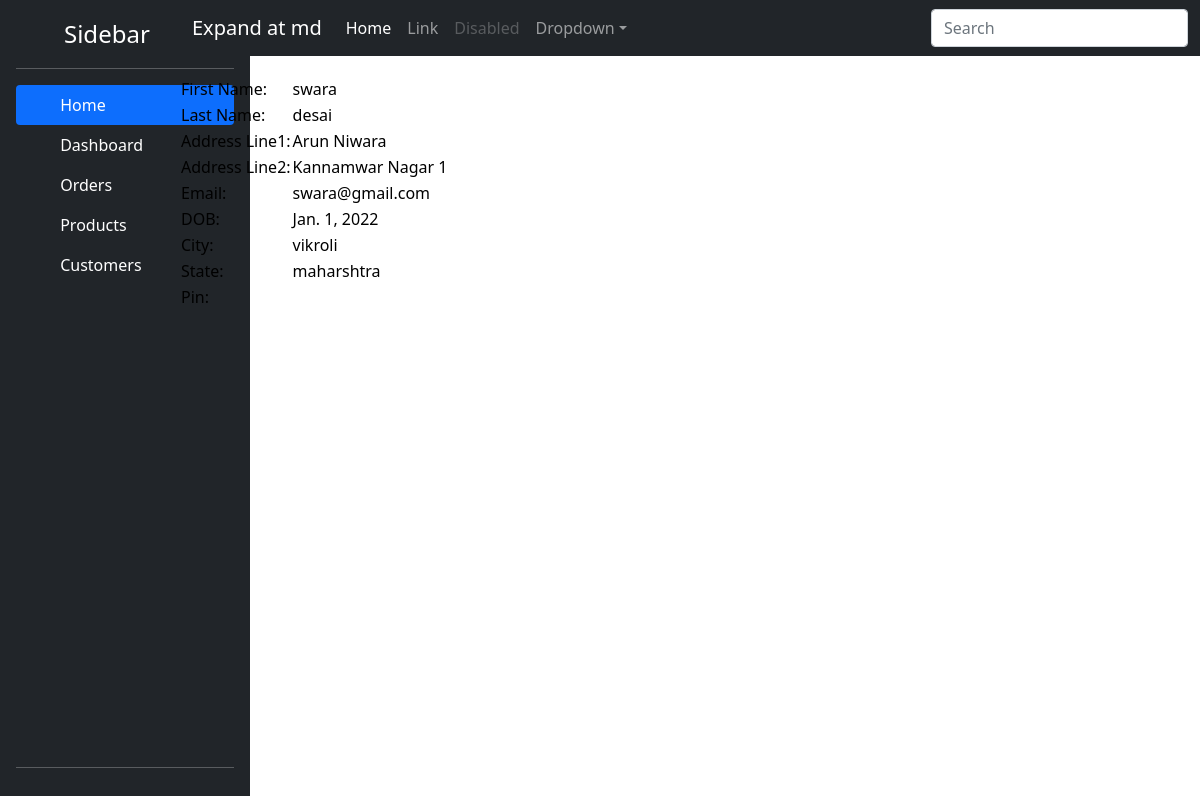
The page /myapp/detail/11/ on the database its author committed.
### myapp/models.py (models this page shows)
class SiteUser(models.Model):
    class Meta:
        db_table = 'siteuser'
    id = models.AutoField(primary_key=True)
    firstName = models.CharField(max_length=150)
    lastName = models.CharField(max_length=150)
    addressLine1 =models.CharField(max_length=500)
    addressLine2 =models.CharField(max_length=500)
    email = models.EmailField(max_length=255, blank=False, unique=True)
    dob =models.DateField()
    city = models.CharField(max_length = 150)
    state = models.CharField(max_length = 150)
    country = models.IntegerField()
    pin=models.CharField(max_length = 20,default="")
    status = models.CharField(max_length=100)
    createdAt = models.DateTimeField(default=timezone.now)
    updatedAt = models.DateTimeField(default=timezone.now)

### myapp/views.py (the view)
# urls.py: re_path(r'^detail/(?P<pk>\d+)/$', views.DetailedView.as_view(), name='site_user_detail_view'),
class DetailedView(DetailView):
    model = SiteUser
    template_name = 'myapp/detail_view.html'
    context_object_name = 'site_user'

### templates/myapp/detail_view.html
{% extends 'base.html' %}
{% block content %}
    <table class="table-secondary">
    <tr>
        <td scope="col">First Name:</td>
        <td>{{site_user.firstName}}</td>
    </tr>
    <tr>
        <td scope="col">Last Name:</td>
        <td>{{site_user.lastName}}</td>
    </tr>
    <tr>
        <td scope="col">Address Line1:</td>
        <td>{{site_user.addressLine1}}</td>
    </tr>
    <tr>
        <td scope="col">Address Line2:</td>
        <td>{{site_user.addressLine2}}</td>
    </tr>
    <tr>
        <td scope="col">Email:</td>
        <td>{{site_user.email}}</td>
    </tr>
    <tr>
        <td scope="col">DOB:</td>
        <td>{{site_user.dob}}</td>
    </tr>
    <tr>
        <td scope="col">City:</td>
        <td>{{site_user.city}}</td>
    </tr>
    <tr>
        <td scope="col">State:</td>
        <td>{{site_user.state}}</td>
    </tr>
    <tr>
        <td scope="col">Pin:</td>
        <td>{{site_user.pin}}</td>
    </tr>
    </table>
{% endblock %}

### static/css/navbar.css (style rules this page uses)
body { padding-bottom: 20px; }

### rows shown on the page
SiteUser: firstName "swara", lastName "desai", addressLine1 "Arun Niwara", addressLine2 "Kannamwar Nagar 1", email "swara@gmail.com", dob "Jan. 1, 2022", city "vikroli", state "maharshtra"
